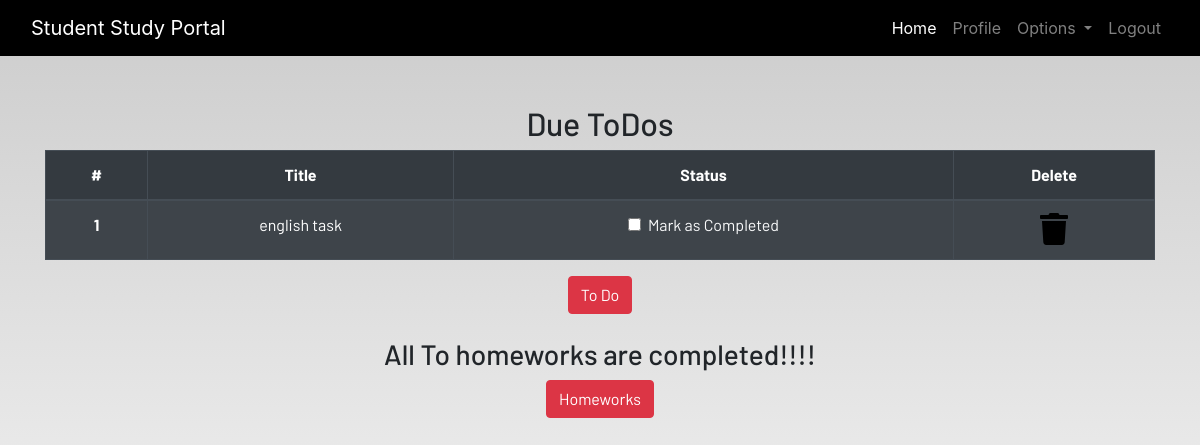
The page /profile/ (signed in) on the database as committed earlier.
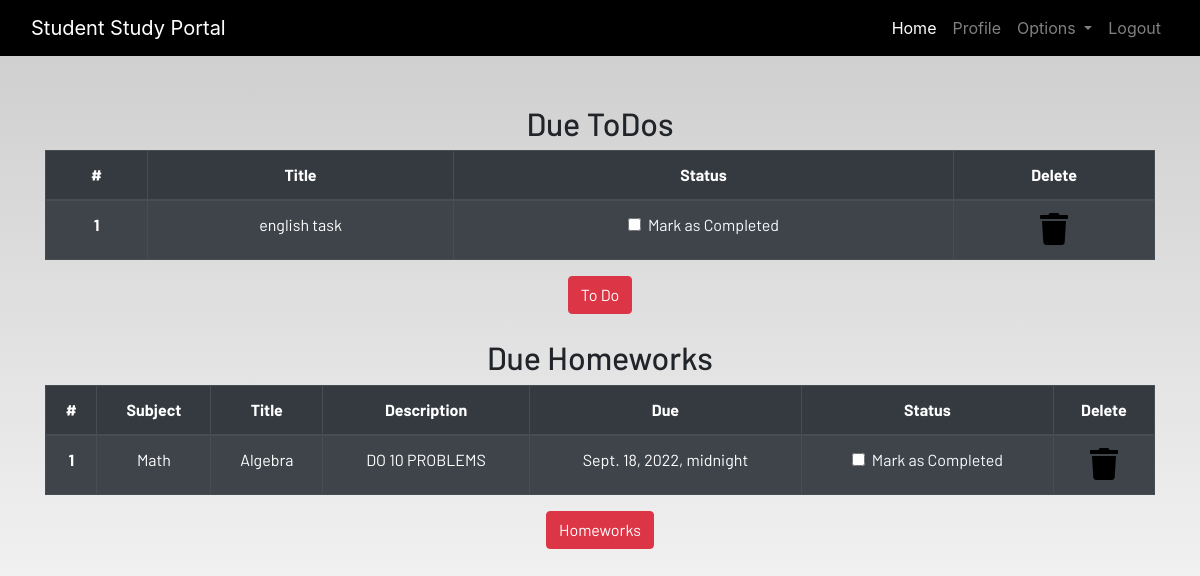
The same page on the database as committed later.
### dashboard/models.py (models this page shows, shortened)
class ToDo(models.Model):
    user = models.ForeignKey(User,on_delete=models.CASCADE)
    title = models.CharField(max_length=50)
    is_finished = models.BooleanField(default=False)
    class Meta:
        verbose_name = "ToDO"
        verbose_name_plural = "ToDO"

class Homework(models.Model):
    user = models.ForeignKey(User,on_delete=models.CASCADE)
    subject = models.CharField(max_length=50)
    title = models.CharField(max_length=100)
    description = models.TextField()
    due = models.DateTimeField()
    is_finished = models.BooleanField(default=False)
    class Meta:
        verbose_name = "homework"
        verbose_name_plural = "homework"

### dashboard/views.py (the view)
# urls.py: path('profile/', dash_views.profile,name='profile'),
@login_required
def profile(request):
    homeworks = Homework.objects.filter(is_finished = False, user = request.user)
    todos = ToDo.objects.filter(is_finished = False, user = request.user)
    if len(homeworks) == 0:
        homework_done = True
    else:
        homework_done = False
    if len(todos) == 0:
        todos_done = True
    else:
        todos_done = False
    context = {
        'homeworks':homeworks,
        'todos':todos,
        'homework_done':homework_done,
        'todos_done':todos_done
    }
    return render(request,'dashboard/profile.html',context)

### dashboard/templates/dashboard/profile.html
{% extends 'dashboard/base.html' %}
{% load static %}
{% load crispy_forms_tags%}
{% block content %}
<section class="text-center">
    <div class="container">
        {% if not todos_done %}
        <h2>Due ToDos</h2>
        <table class="table table-striped table-bordered table-hover table-dark">
            <thead>
                <tr>
                    <th scope="col">#</th>
                    <th scope="col">Title</th>
                    <th scope="col">Status</th>
                    <th scope="col">Delete</th>
                </tr>
            </thead>
            <tbody>
                {% for todo in todos  %}
                <tr>
                    <th scope="row">{{forloop.counter}}</th>
                    <td>{{todo.title}}</td>
                    <td>
                        <a href="{% url 'update_todo' todo.id %}">
                            <div class="form-check">
                                {% if todo.is_finished == True %}
                                <input class="form-check-input" type="checkbox" value="" checked>
                                {% else %}
                                <input class="form-check-input" type="checkbox" value="">
                                {% endif %}
                                <label class="form-check-label text-light" for="flexCheckDefault">
                                    Mark as Completed
                                </label>
                            </div>
                        </a>
                    </td>
                    <td><a href="{% url 'delete_todo' todo.id %}"><i class="fa fa-trash fa-2x"></i></a></td>
                </tr>
                {% endfor %}
            </tbody>
        </table>
        {% else %}
        <h3>All To dos are completed!!!!</h3>
        {% endif %}
        <a href="{% url 'todo' %}" class="btn btn-danger">To Do</a>
        <br><br>
        {% if not homework_done %}
        <h2>Due Homeworks</h2>
        <table class="table table-striped table-bordered table-hover table-dark">
            <thead>
                <tr>
                    <th scope="col">#</th>
                    <th scope="col">Subject</th>
                    <th scope="col">Title</th>
                    <th scope="col">Description</th>
                    <th scope="col">Due</th>
                    <th scope="col">Status</th>
                    <th scope="col">Delete</th>
                </tr>
            </thead>
            <tbody>
                {% for hw in homeworks  %}
                <tr>
                    <th scope="row">{{forloop.counter}}</th>
                    <td>{{hw.subject}}</td>
                    <td>{{hw.title}}</td>
                    <td>{{hw.description}}</td>
                    <td>{{hw.due}}</td>
                    <td>
                        <a href="{% url 'update_homework' hw.id %}">
                            <div class="form-check">
                                {% if hw.is_finished == True %}
                                <input class="form-check-input" type="checkbox" value="" checked>
                                {% else %}
                                <input class="form-check-input" type="checkbox" value="" >
                                {% endif %}
                                <label class="form-check-label text-light" for="flexCheckDefault">
                                    Mark as Completed
                                </label>
                            </div>
                        </a>
                    </td>
                    <td><a href="{% url 'delete_homework' hw.id %}"><i class="fa fa-trash fa-2x"></i></a></td>
                </tr>
                {% endfor %}
            </tbody>
        </table>
        {% else %}
        <h3>All To homeworks are completed!!!!</h3>
        {% endif %}
        <a href="{% url 'homework' %}" class="btn btn-danger">Homeworks</a>
    </div>
</section>
{% endblock content %}

Rows that differ between the two databases and show on the page:
now on this page (row edited): Homework: subject "Math", title "Algebra", description "DO 10 PROBLEMS", due "Sept. 18, 2022, midnight"
Other text that changed with them:
text no longer shown: "All To homeworks are completed!!!!"
text now shown: "Due Homeworks # Subject Title Description Due Status Delete"
